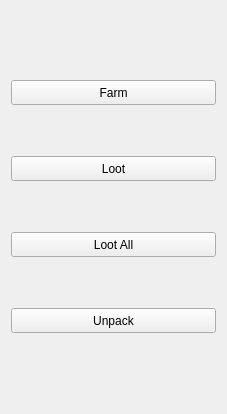
<?xml version="1.0" encoding="UTF-8"?>
<ui version="4.0">
 <class>Cards</class>
 <widget class="QWidget" name="Cards">
  <property name="geometry">
   <rect>
    <x>0</x>
    <y>0</y>
    <width>227</width>
    <height>414</height>
   </rect>
  </property>
  <property name="windowTitle">
   <string>Form</string>
  </property>
  <layout class="QVBoxLayout" name="bots_layout">
   <property name="topMargin">
    <number>35</number>
   </property>
   <property name="bottomMargin">
    <number>35</number>
   </property>
   <item>
    <widget class="QPushButton" name="cards_farm">
     <property name="minimumSize">
      <size>
       <width>0</width>
       <height>25</height>
      </size>
     </property>
     <property name="toolTip">
      <string>Restarts cards farming module for given bot instance.</string>
     </property>
     <property name="text">
      <string>Farm</string>
     </property>
    </widget>
   </item>
   <item>
    <widget class="QPushButton" name="cards_loot">
     <property name="minimumSize">
      <size>
       <width>0</width>
       <height>25</height>
      </size>
     </property>
     <property name="toolTip">
      <string>Sends all booster packs and Steam trading cards (including foils if IsBotAccount) of given bot instance to SteamMasterID.</string>
     </property>
     <property name="text">
      <string>Loot</string>
     </property>
    </widget>
   </item>
   <item>
    <widget class="QPushButton" name="cards_loot_all">
     <property name="minimumSize">
      <size>
       <width>0</width>
       <height>25</height>
      </size>
     </property>
     <property name="toolTip">
      <string>Sends all booster packs and Steam trading cards (including foils if IsBotAccount) of all bots instances to SteamMasterID.</string>
     </property>
     <property name="text">
      <string>Loot All</string>
     </property>
    </widget>
   </item>
   <item>
    <widget class="QPushButton" name="cards_unpack">
     <property name="minimumSize">
      <size>
       <width>0</width>
       <height>25</height>
      </size>
     </property>
     <property name="toolTip">
      <string>Unpacks all booster packs stored in the inventory of current bot instance.</string>
     </property>
     <property name="text">
      <string>Unpack</string>
     </property>
    </widget>
   </item>
  </layout>
 </widget>
 <resources/>
 <connections/>
</ui>
